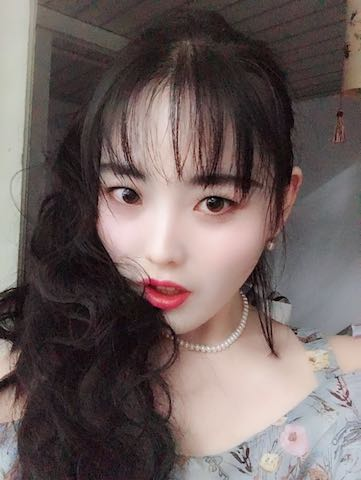
#> input picture opencv进阶/1.jpg, 361 x 480 px
$ python '03素描原理及代码.py'
#> lines starting #> are read from the running program, lines starting #| are printed output that depends on the picture
#> in main, img is the input picture: shape (480, 361, 3); mean B, G, R 95.5, 97.2, 110.6
#参考PS素描的实现步骤，先去色将彩色图像装换成灰度图，复制去色层进行反色，
# 对反色图像进行高斯模糊，模糊后的图像叠加模式选择颜色减淡效果
import cv2
import numpy as np
def sketch_style(img):                   #自定义素描函数
    height,width,n = img.shape            #提取原图的长宽和通道
#> height = 480; width = 361; n = 3
    gray0 = cv2.cvtColor(img,cv2.COLOR_BGR2GRAY)          #灰度处理
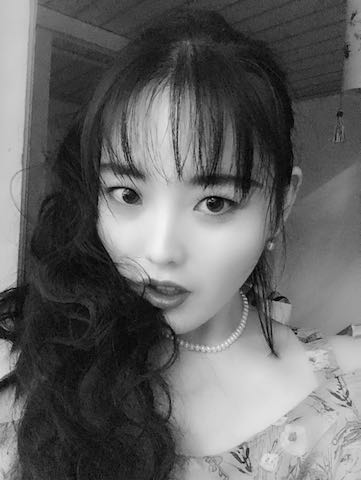
#> gray0: shape (480, 361); min 0, max 244, mean 101
    img2 = np.zeros((height,width),dtype='uint8')         #创建一张像素值都为0的图像。类型为unit8即像素点的范围是0~255
    #addWeighted各参数含义，1参数表示输入图，2表示第一张的透明度，3是第二张图，4是第二张透明度，5是像素点和之后再加数值
    gray1 = cv2.addWeighted(gray0, -1, img2, 0, 255, 0)     #像素值为0的图像与灰度图像进行叠加
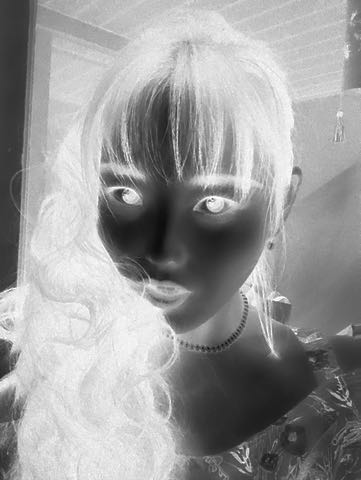
#> gray1: shape (480, 361); min 11, max 255, mean 154
    cv2.imshow("img0", gray1)                            #输出图像
    gray1 = cv2.GaussianBlur(gray1, (15, 15), 0)         #高斯模糊
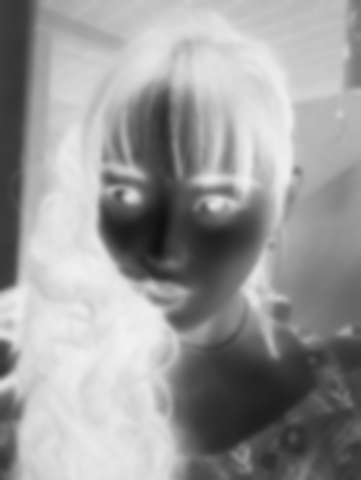
#> gray1: shape (480, 361); min 16, max 241, mean 154
    dst = cv2.addWeighted(gray0, 1, gray1, 1, 0)     #滤波后的图像叠加
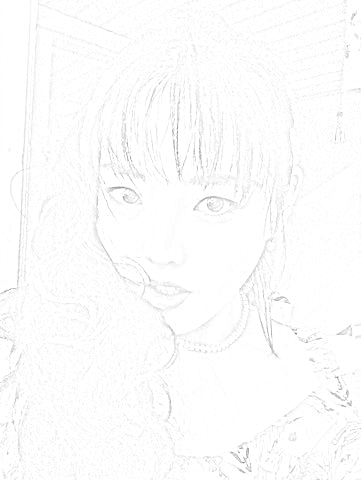
#> dst: shape (480, 361); min 138, max 255, mean 252.2
    cv2.imshow("sketch_img", dst)              #输出图像
def main():
    img = cv2.imread('1.jpg')
    sketch_style(img)
    cv2.imshow('img', img)
    cv2.waitKey(0)
if __name__ == '__main__':
    main()
